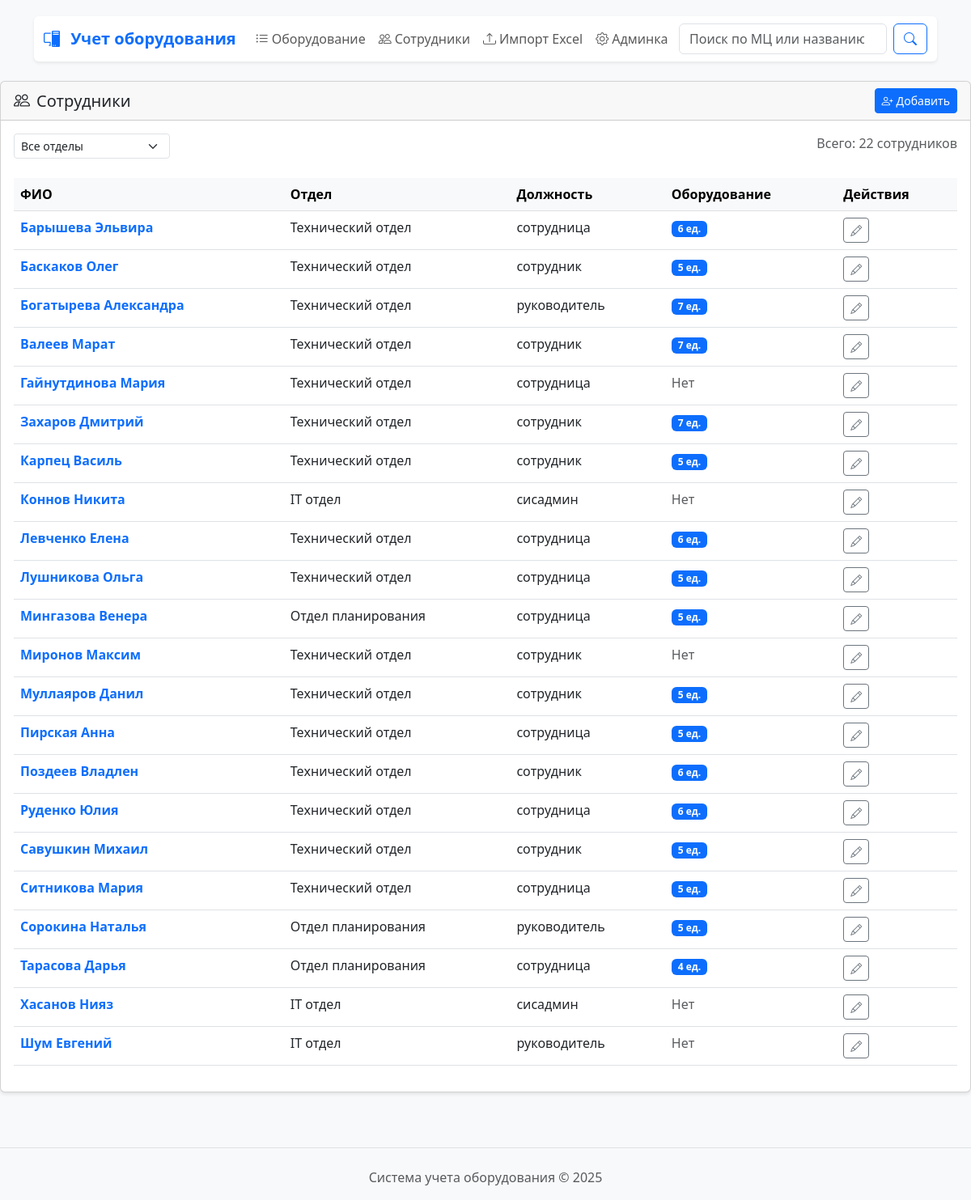
/employees/, run on the app's committed database.
### employees/models.py (models this page shows, shortened)
class Employee(models.Model):
    last_name = models.CharField('Фамилия', max_length=100)
    first_name = models.CharField('Имя', max_length=100)
    middle_name = models.CharField('Отчество', max_length=100, blank=True)
    department = models.ForeignKey(Department, on_delete=models.SET_NULL, null=True, blank=True, verbose_name='Отдел')
    position = models.CharField('Должность', max_length=100, blank=True)
    is_active = models.BooleanField('Работает', default=True)
    class Meta:
        verbose_name = 'Сотрудник'
        verbose_name_plural = 'Сотрудники'
        ordering = ['last_name', 'first_name']
    @property
    def full_name(self):
        return f"{self.last_name} {self.first_name} {self.middle_name}".strip()

class Department(models.Model):
    name = models.CharField('Название отдела', max_length=100, unique=True)
    short_name = models.CharField('Короткое название', max_length=20, blank=True)
    class Meta:
        verbose_name = 'Отдел'
        verbose_name_plural = 'Отделы'

### employees/views.py (the view)
# urls.py: path('', views.employee_list, name='employee_list'),
def employee_list(request):
    employees = Employee.objects.select_related('department').filter(is_active=True)
    department_filter = request.GET.get('department')
    if department_filter:
        employees = employees.filter(department_id=department_filter)
    departments = Department.objects.all()
    context = {
        'employees': employees,
        'departments': departments,
        'department_filter': department_filter,
    }
    return render(request, 'employees/employee_list.html', context)

### employees/templates/employees/employee_list.html (shortened to what this page needs)
{% extends 'base.html' %}
{% block content %}
<div class="card">
    <div class="card-header d-flex justify-content-between align-items-center">
        <h5 class="mb-0">
            <i class="bi bi-people me-2"></i>Сотрудники
        </h5>
        <div>
            <a href="/admin/employees/employee/add/" class="btn btn-sm btn-primary" target="_blank">
                <i class="bi bi-person-plus me-1"></i>Добавить
            </a>
        </div>
    </div>
    <div class="card-body">
        <div class="row mb-4">
            <div class="col-md-6">
                <form method="get" class="row g-2">
                    <div class="col-auto">
                        <select name="department" class="form-select form-select-sm" onchange="this.form.submit()">
                            <option value="">Все отделы</option>
                        </select>
                    </div>
                </form>
            </div>
            <div class="col-md-6 text-end">
                <span class="text-muted">
                    Всего: {{ employees.count }} сотрудников
                </span>
            </div>
        </div>
        {% if employees %}
        <div class="table-responsive">
            <table class="table table-hover">
                <thead class="table-light">
                    <tr>
                        <th>ФИО</th>
                        <th>Отдел</th>
                        <th>Должность</th>
                        <th>Оборудование</th>
                        <th>Действия</th>
                    </tr>
                </thead>
                <tbody>
                    {% for employee in employees %}
                    <tr>
                        <td>
                            <a href="{% url 'employees:employee_detail' employee.pk %}" class="text-decoration-none">
                                <strong>{{ employee.full_name }}</strong>
                            </a>
                        </td>
                        <td>
                            {% if employee.department %}
                                {{ employee.department.name }}
                            {% else %}
                                <span class="text-muted">Не указан</span>
                            {% endif %}
                        </td>
                        <td>
                            {% if employee.position %}
                                {{ employee.position }}
                            {% else %}
                                <span class="text-muted">Не указана</span>
                            {% endif %}
                        </td>
                        <td>
                            {% with equipment_count=employee.equipment.count %}
                                {% if equipment_count > 0 %}
                                    <span class="badge bg-primary">{{ equipment_count }} ед.</span>
                                {% else %}
                                    <span class="text-muted">Нет</span>
                                {% endif %}
                            {% endwith %}
                        </td>
                        <td>
                            <a href="/admin/employees/employee/{{ employee.pk }}/change/"
                               class="btn btn-sm btn-outline-secondary" target="_blank">
                                <i class="bi bi-pencil"></i>
                            </a>
                        </td>
                    </tr>
                    {% endfor %}
                </tbody>
            </table>
        </div>
        {% else %}
        <div class="text-center py-5">
            <i class="bi bi-people display-1 text-muted"></i>
            <h5 class="mt-3">Сотрудники не найдены</h5>
            <p class="text-muted">Добавьте сотрудников через админку</p>
        </div>
        {% endif %}
    </div>
</div>
{% endblock %}

### templates/base.html (shortened to what this page needs)
<!DOCTYPE html>
<html lang="ru">
<head>
    <link href="https://cdn.jsdelivr.net/npm/bootstrap@5.3.0/dist/css/bootstrap.min.css" rel="stylesheet">
    <link rel="stylesheet" href="https://cdn.jsdelivr.net/npm/bootstrap-icons@1.10.0/font/bootstrap-icons.css">
</head>
<body>
    <div class="container">
        <nav class="navbar navbar-expand-lg navbar-light bg-white mb-4 rounded shadow-sm">
            <div class="container-fluid">
                <a class="navbar-brand text-primary" href="/">
                    <i class="bi bi-pc-display me-2"></i>
                    Учет оборудования
                </a>
                <div class="collapse navbar-collapse" id="navbarNav">
                    <ul class="navbar-nav me-auto">
                        <li class="nav-item">
                            <a class="nav-link" href="{% url 'equipments:equipment_list' %}">
                                <i class="bi bi-list-ul me-1"></i>Оборудование
                            </a>
                        </li>
                        <li class="nav-item">
                            <a class="nav-link" href="{% url 'employees:employee_list' %}">
                                <i class="bi bi-people me-1"></i>Сотрудники
                            </a>
                        </li>
                        <li class="nav-item">
                            <a class="nav-link" href="{% url 'equipments:equipment_import' %}">
                                <i class="bi bi-upload me-1"></i>Импорт Excel
                            </a>
                        </li>
                        <li class="nav-item">
                            <a class="nav-link" href="/admin/" target="_blank">
                                <i class="bi bi-gear me-1"></i>Админка
                            </a>
                        </li>
                    </ul>
                    <form class="d-flex" method="get" action="{% url 'equipments:equipment_search' %}">
                        <input class="form-control me-2" type="search" name="q"
                            placeholder="Поиск по МЦ или названию..." aria-label="Search">
                        <button class="btn btn-outline-primary" type="submit">
                            <i class="bi bi-search"></i>
                        </button>
                    </form>
                </div>
            </div>
    </div>
    <div class="row">
        <div class="col-12">
            {% block content %}{% endblock %}
        </div>
    </div>
    <footer class="mt-5 pt-4 border-top text-muted text-center">
        <p>Система учета оборудования © {% now "Y" %}</p>
    </footer>
</body>
</html>

### templates/base.html (style rules this page uses)
body { padding-top: 20px; background-color: #f8f9fa; }
.navbar-brand { font-weight: bold; }
.card { box-shadow: 0 2px 4px rgba(0, 0, 0, .1); margin-bottom: 20px; }

### data on the page
Employee: full_name "Барышева Эльвира", department.name "Технический отдел", position "сотрудница", equipment.count "6"
Employee: full_name "Баскаков Олег", department.name "Технический отдел", position "сотрудник", equipment.count "5"
Employee: full_name "Богатырева Александра", department.name "Технический отдел", position "руководитель", equipment.count "7"
Employee: full_name "Валеев Марат", department.name "Технический отдел", position "сотрудник", equipment.count "7"
Employee: full_name "Гайнутдинова Мария", department.name "Технический отдел", position "сотрудница", shows "Нет"
Employee: full_name "Захаров Дмитрий", department.name "Технический отдел", position "сотрудник", equipment.count "7"
Employee: full_name "Карпец Василь", department.name "Технический отдел", position "сотрудник", equipment.count "5"
Employee: full_name "Коннов Никита", department.name "IT отдел", position "сисадмин", shows "Нет"
Employee: full_name "Левченко Елена", department.name "Технический отдел", position "сотрудница", equipment.count "6"
Employee: full_name "Лушникова Ольга", department.name "Технический отдел", position "сотрудница", equipment.count "5"
Employee: full_name "Мингазова Венера", department.name "Отдел планирования", position "сотрудница", equipment.count "5"
Employee: full_name "Миронов Максим", department.name "Технический отдел", position "сотрудник", shows "Нет"
Employee: full_name "Муллаяров Данил", department.name "Технический отдел", position "сотрудник", equipment.count "5"
Employee: full_name "Пирская Анна", department.name "Технический отдел", position "сотрудница", equipment.count "5"
Employee: full_name "Поздеев Владлен", department.name "Технический отдел", position "сотрудник", equipment.count "6"
Employee: full_name "Руденко Юлия", department.name "Технический отдел", position "сотрудница", equipment.count "6"
Employee: full_name "Савушкин Михаил", department.name "Технический отдел", position "сотрудник", equipment.count "5"
Employee: full_name "Ситникова Мария", department.name "Технический отдел", position "сотрудница", equipment.count "5"
Employee: full_name "Сорокина Наталья", department.name "Отдел планирования", position "руководитель", equipment.count "5"
Employee: full_name "Тарасова Дарья", department.name "Отдел планирования", position "сотрудница", equipment.count "4"
Employee: full_name "Хасанов Нияз", department.name "IT отдел", position "сисадмин", shows "Нет"
Employee: full_name "Шум Евгений", department.name "IT отдел", position "руководитель", shows "Нет"

### other printed values
{{ employees.count }} "22"
